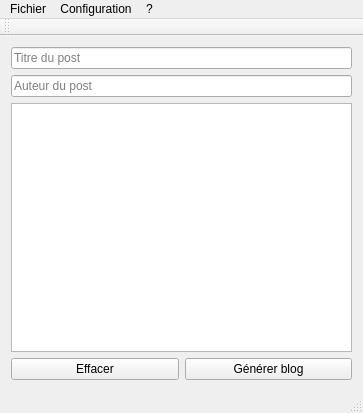
<?xml version="1.0" encoding="UTF-8"?>
<ui version="4.0">
 <class>MainWindow</class>
 <widget class="QMainWindow" name="MainWindow">
  <property name="geometry">
   <rect>
    <x>0</x>
    <y>0</y>
    <width>363</width>
    <height>413</height>
   </rect>
  </property>
  <property name="minimumSize">
   <size>
    <width>363</width>
    <height>0</height>
   </size>
  </property>
  <property name="windowTitle">
   <string>Pimp My Blog</string>
  </property>
  <widget class="QWidget" name="centralWidget">
   <layout class="QVBoxLayout" name="verticalLayout">
    <item>
     <widget class="QLineEdit" name="titleEdit">
      <property name="placeholderText">
       <string>Titre du post</string>
      </property>
     </widget>
    </item>
    <item>
     <widget class="QLineEdit" name="authorEdit">
      <property name="placeholderText">
       <string>Auteur du post</string>
      </property>
     </widget>
    </item>
    <item>
     <widget class="QTextEdit" name="lifeEdit"/>
    </item>
    <item>
     <layout class="QHBoxLayout" name="horizontalLayout">
      <item>
       <widget class="QPushButton" name="clearButton">
        <property name="text">
         <string>Effacer</string>
        </property>
       </widget>
      </item>
      <item>
       <widget class="QPushButton" name="generateButton">
        <property name="text">
         <string>Générer blog</string>
        </property>
       </widget>
      </item>
     </layout>
    </item>
   </layout>
  </widget>
  <widget class="QMenuBar" name="menuBar">
   <property name="geometry">
    <rect>
     <x>0</x>
     <y>0</y>
     <width>363</width>
     <height>23</height>
    </rect>
   </property>
   <widget class="QMenu" name="menuFile">
    <property name="title">
     <string>Fichier</string>
    </property>
    <addaction name="actionQuit"/>
   </widget>
   <widget class="QMenu" name="menuConfiguration">
    <property name="title">
     <string>Configuration</string>
    </property>
    <addaction name="actionPreferences"/>
   </widget>
   <widget class="QMenu" name="menuWhat">
    <property name="title">
     <string>?</string>
    </property>
    <addaction name="actionAbout"/>
   </widget>
   <addaction name="menuFile"/>
   <addaction name="menuConfiguration"/>
   <addaction name="menuWhat"/>
  </widget>
  <widget class="QToolBar" name="mainToolBar">
   <attribute name="toolBarArea">
    <enum>TopToolBarArea</enum>
   </attribute>
   <attribute name="toolBarBreak">
    <bool>false</bool>
   </attribute>
  </widget>
  <widget class="QStatusBar" name="statusBar"/>
  <action name="actionHurt_me">
   <property name="text">
    <string>Hurt</string>
   </property>
  </action>
  <action name="actionQuit">
   <property name="text">
    <string>Quitter</string>
   </property>
  </action>
  <action name="actionPreferences">
   <property name="text">
    <string>Preferences</string>
   </property>
  </action>
  <action name="actionAbout">
   <property name="text">
    <string>About</string>
   </property>
  </action>
 </widget>
 <layoutdefault spacing="6" margin="11"/>
 <resources/>
 <connections>
  <connection>
   <sender>actionQuit</sender>
   <signal>triggered()</signal>
   <receiver>MainWindow</receiver>
   <slot>close()</slot>
   <hints>
    <hint type="sourcelabel">
     <x>-1</x>
     <y>-1</y>
    </hint>
    <hint type="destinationlabel">
     <x>181</x>
     <y>206</y>
    </hint>
   </hints>
  </connection>
 </connections>
</ui>
